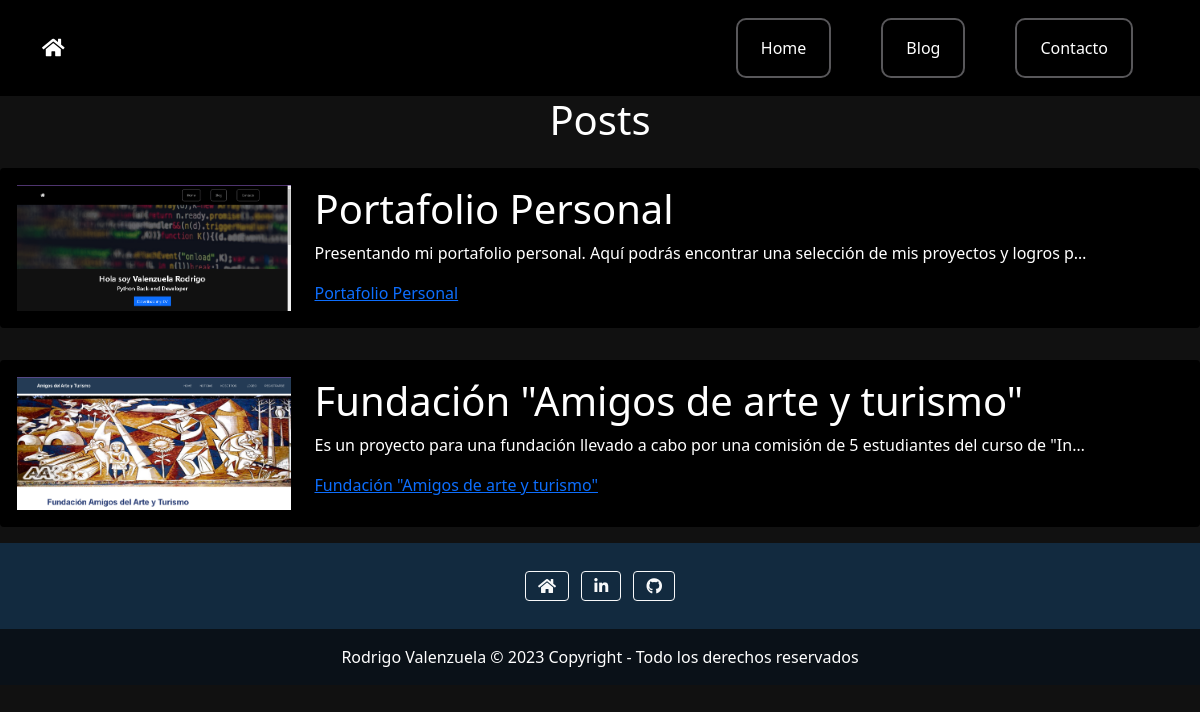
Screenshot of /blog/ with the database file from the repository.
### blog/models.py (models this page shows, shortened)
class Post(models.Model):
    title = models.CharField(max_length=100)
    description = models.TextField()
    image = models.ImageField(upload_to="blog/images")
    date = models.DateField(default=datetime.date.today)

### blog/views.py (the view)
# urls.py: path("", renderPosts, name="posts"),
def renderPosts(request):
    total_posts = Post.objects.count()
    posts = Post.objects.order_by("-date")
    return render(request, "blog.html", {"posts": posts, "total_posts": total_posts})

### blog/templates/blog.html (shortened to what this page needs)
{% extends 'layout.html' %}
{% block content %}
<h1 class="fs-1 text-white text-center">Posts</h1>
{% for post in posts %}
<div class="py-3 text-white">
    <div class="card card-body bg-black">
        <div class="row">
            <div class="col-3">
                <img class="img-fluid text-white" src="{{post.image.url}}" alt="{{post.title}}">
            </div>
            <div class="col-9">
                <h1>{{post.title}}</h1>
                <p>{{post.description|striptags|truncatechars:100}}</p>
                <a href="{% url 'blog:post_detail' post.id %}">{{post.title}}</a>
            </div>
        </div>
    </div>
</div>
{% endfor %}
{% endblock %}

### porfolio/static/main.css (style rules this page uses)
* { margin: 0; padding: 0; box-sizing: border-box; }
body { background: #111111; }

### rows the page displays
Post: image (picture), title "Portafolio Personal", description "Presentando mi portafolio personal. Aquí podrás encontrar una selección de mis proyectos y logros p…"
Post: image (picture), title "Fundación \"Amigos de arte y turismo\"", description "Es un proyecto para una fundación llevado a cabo por una comisión de 5 estudiantes del curso de \"In…"
